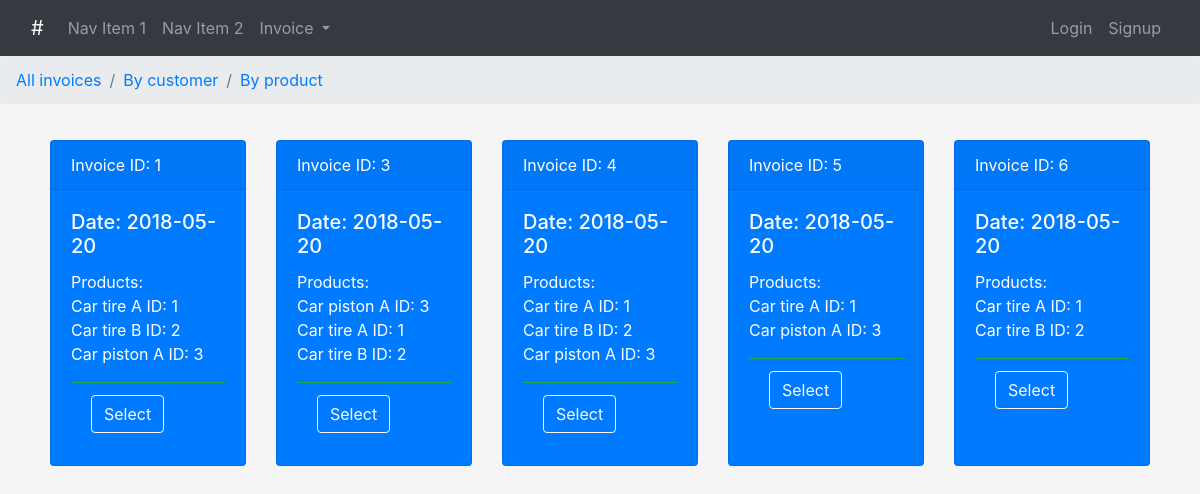
The page /invoices/customer/1 on the database its author committed.
### models.py (models this page shows)
class Invoices(db.Model):
    __tablename__ = 'invoices'
    invoices_id = db.Column(db.Integer, primary_key=True)
    net = db.Column(db.Integer, default=0)
    tax = db.Column(db.Integer, default=0)
    sum = db.Column(db.Integer, default=0)
    customer_id = db.Column(db.Integer, db.ForeignKey('customers.customers_id'), nullable=False)
    date = db.Column(db.DateTime, nullable=False, default=datetime.utcnow)
    payment_date = db.Column(db.DateTime, nullable=False, default=datetime.utcnow)
    quantities = db.relationship('Quantities', backref='invoice', lazy=True)

class Products(db.Model):
    __tablename__ = 'products'
    products_id = db.Column(db.Integer, primary_key=True)
    name = db.Column(db.String(80), nullable=False)
    group = db.Column(db.String(30), nullable=False)
    stock_quantity = db.Column(db.Integer, default=0)
    price = db.Column(db.Integer, default=0)
    ordering = db.relationship('Invoices', secondary=orders, backref=db.backref('invoicing'), lazy='dynamic')
    product_qty = db.relationship('Quantities', backref='product', lazy=True)

### views.py (the view)
@app.route('/invoices/customer/<int:id>', methods=['GET','POST'])
def customer_invoices(id):
    selected_customer = Customers.query.get_or_404(id)
    if request.method == 'POST':
        inv_id = request.form.get('selected_invoice')
        return redirect(url_for('selected_invoice', inv_id=inv_id))
    return render_template('invoices.html', selected_customer=selected_customer)

### templates/invoices.html (shortened to what this page needs)
{% extends 'layout.html' %}
{% block body %}
<nav aria-label="breadcrumb">
  <ol class="breadcrumb">
    <li class="breadcrumb-item"><a href="{{url_for('invoices_archive')}}">All invoices</a></li>
    <li class="breadcrumb-item"><a href="{{url_for('invoices_by_customer')}}">By customer</a></li>
    <li class="breadcrumb-item"><a href="{{url_for('invoices_by_product')}}">By product</a></li>
  </ol>
</nav>
{% if selected_customer %}
<div class="container">
<div class="card-deck">
    {% for invoice in selected_customer.invoices %}
<div class="card text-white bg-primary mb-3" style="max-width: 18rem;">
  <div class="card-header">Invoice ID: {{invoice.invoices_id}}</div>
  <div class="card-body">
    <h5 class="card-title">Date: {{invoice.date.date()}}</h5>
    <p class="card-text">Products: <br>
    {% for product in invoice.invoicing %}
    {{product.name}} ID: {{product.products_id}} <br>
    {% endfor %}
    </p>
  <div class="card-footer bg-transparent border-success">
      <form method="POST">
      <button type="submit" class="btn btn-outline-light">
              Select
      </button>
      </form>
  </div>
  </div>
</div>
    {% endfor %}
</div>
    </div>
{% endif %}
{% endblock %}

### static/css/my_style.css (style rules this page uses)
body { background-color: WhiteSmoke; }
.container { padding: 20px; }

### rows shown on the page
Invoices: invoices_id "1", date "2018-05-20"
Products: name "Car tire A", products_id "1"
Products: name "Car tire B", products_id "2"
Products: name "Car piston A", products_id "3"
Invoices: invoices_id "3", date "2018-05-20"
Invoices: invoices_id "4", date "2018-05-20"
Invoices: invoices_id "5", date "2018-05-20"
Invoices: invoices_id "6", date "2018-05-20"
